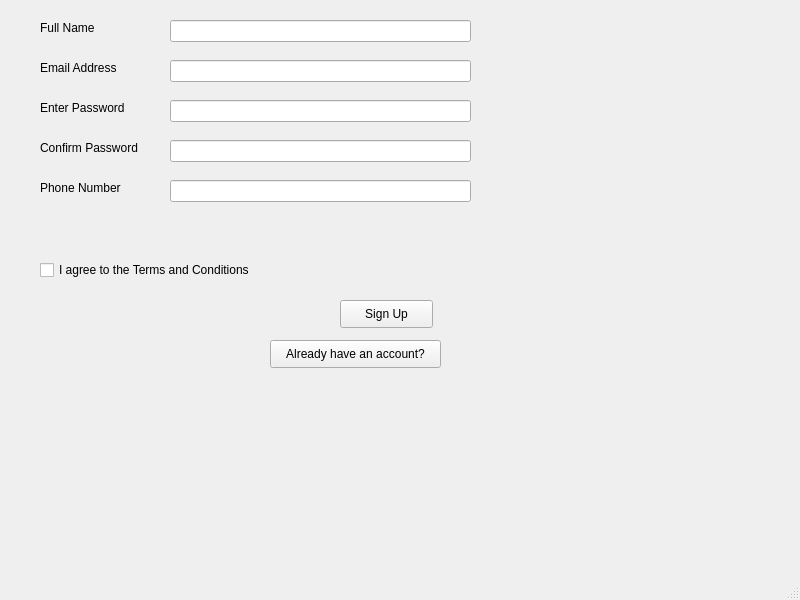
<?xml version="1.0" encoding="UTF-8"?>
<ui version="4.0">
 <class>MainWindow</class>
 <widget class="QMainWindow" name="MainWindow">
  <property name="geometry">
   <rect>
    <x>0</x>
    <y>0</y>
    <width>800</width>
    <height>600</height>
   </rect>
  </property>
  <property name="windowTitle">
   <string>MainWindow</string>
  </property>
  <widget class="QWidget" name="centralwidget">
   <widget class="QLabel" name="label">
    <property name="geometry">
     <rect>
      <x>40</x>
      <y>20</y>
      <width>141</width>
      <height>16</height>
     </rect>
    </property>
    <property name="text">
     <string>Full Name</string>
    </property>
   </widget>
   <widget class="QLineEdit" name="lineEdit">
    <property name="geometry">
     <rect>
      <x>170</x>
      <y>20</y>
      <width>301</width>
      <height>22</height>
     </rect>
    </property>
   </widget>
   <widget class="QLabel" name="label_2">
    <property name="geometry">
     <rect>
      <x>40</x>
      <y>60</y>
      <width>91</width>
      <height>16</height>
     </rect>
    </property>
    <property name="text">
     <string>Email Address</string>
    </property>
   </widget>
   <widget class="QLineEdit" name="lineEdit_2">
    <property name="geometry">
     <rect>
      <x>170</x>
      <y>60</y>
      <width>301</width>
      <height>22</height>
     </rect>
    </property>
   </widget>
   <widget class="QLabel" name="label_3">
    <property name="geometry">
     <rect>
      <x>40</x>
      <y>100</y>
      <width>101</width>
      <height>16</height>
     </rect>
    </property>
    <property name="text">
     <string>Enter Password</string>
    </property>
   </widget>
   <widget class="QLineEdit" name="lineEdit_3">
    <property name="geometry">
     <rect>
      <x>170</x>
      <y>100</y>
      <width>301</width>
      <height>22</height>
     </rect>
    </property>
   </widget>
   <widget class="QLabel" name="label_4">
    <property name="geometry">
     <rect>
      <x>40</x>
      <y>140</y>
      <width>111</width>
      <height>16</height>
     </rect>
    </property>
    <property name="text">
     <string>Confirm Password</string>
    </property>
   </widget>
   <widget class="QLineEdit" name="lineEdit_4">
    <property name="geometry">
     <rect>
      <x>170</x>
      <y>140</y>
      <width>301</width>
      <height>22</height>
     </rect>
    </property>
   </widget>
   <widget class="QLabel" name="label_5">
    <property name="geometry">
     <rect>
      <x>40</x>
      <y>180</y>
      <width>111</width>
      <height>16</height>
     </rect>
    </property>
    <property name="text">
     <string>Phone Number</string>
    </property>
   </widget>
   <widget class="QLineEdit" name="lineEdit_5">
    <property name="geometry">
     <rect>
      <x>170</x>
      <y>180</y>
      <width>301</width>
      <height>22</height>
     </rect>
    </property>
   </widget>
   <widget class="QCheckBox" name="checkBox_3">
    <property name="geometry">
     <rect>
      <x>40</x>
      <y>260</y>
      <width>241</width>
      <height>20</height>
     </rect>
    </property>
    <property name="text">
     <string>I agree to the Terms and Conditions</string>
    </property>
   </widget>
   <widget class="QPushButton" name="pushButton">
    <property name="geometry">
     <rect>
      <x>340</x>
      <y>300</y>
      <width>93</width>
      <height>28</height>
     </rect>
    </property>
    <property name="text">
     <string>Sign Up</string>
    </property>
   </widget>
   <widget class="QPushButton" name="pushButton_2">
    <property name="geometry">
     <rect>
      <x>270</x>
      <y>340</y>
      <width>171</width>
      <height>28</height>
     </rect>
    </property>
    <property name="text">
     <string>Already have an account?</string>
    </property>
   </widget>
  </widget>
  <widget class="QMenuBar" name="menubar">
   <property name="geometry">
    <rect>
     <x>0</x>
     <y>0</y>
     <width>800</width>
     <height>26</height>
    </rect>
   </property>
  </widget>
  <widget class="QStatusBar" name="statusbar"/>
 </widget>
 <resources/>
 <connections/>
</ui>
